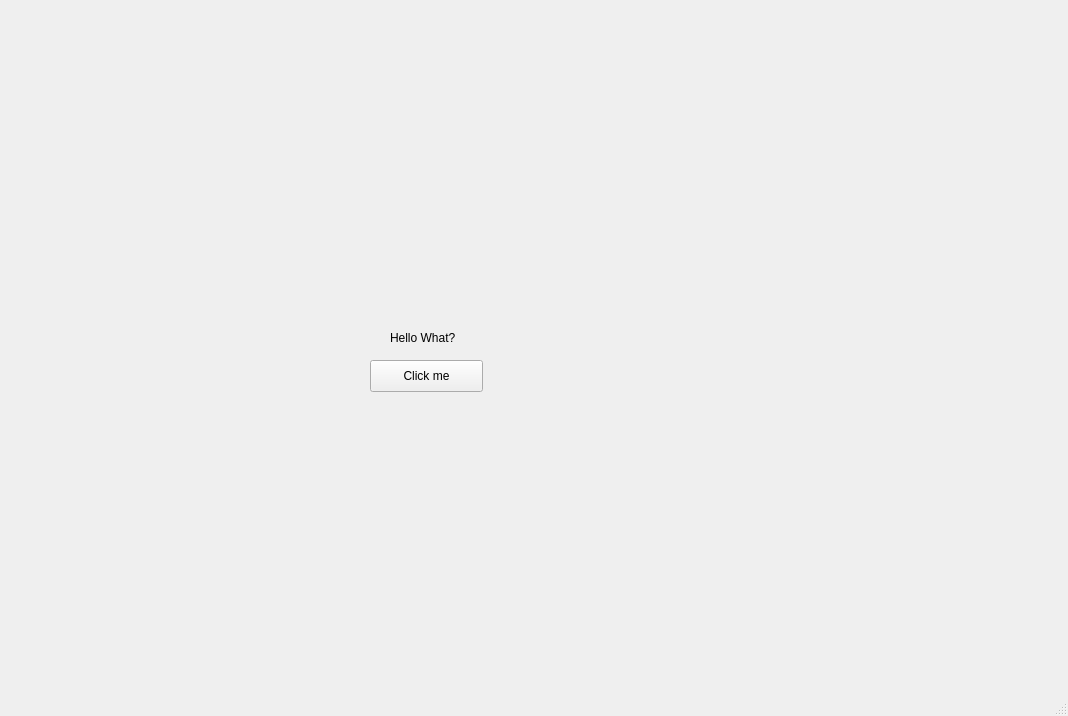
<?xml version="1.0" encoding="UTF-8"?>
<ui version="4.0">
 <class>MainWindow</class>
 <widget class="QMainWindow" name="MainWindow">
  <property name="geometry">
   <rect>
    <x>0</x>
    <y>0</y>
    <width>1068</width>
    <height>716</height>
   </rect>
  </property>
  <property name="windowTitle">
   <string>Hello World</string>
  </property>
  <widget class="QWidget" name="centralwidget">
   <widget class="QLabel" name="label">
    <property name="geometry">
     <rect>
      <x>390</x>
      <y>330</y>
      <width>91</width>
      <height>16</height>
     </rect>
    </property>
    <property name="text">
     <string>Hello What?</string>
    </property>
   </widget>
   <widget class="QPushButton" name="pushButton">
    <property name="geometry">
     <rect>
      <x>370</x>
      <y>360</y>
      <width>113</width>
      <height>32</height>
     </rect>
    </property>
    <property name="text">
     <string>Click me</string>
    </property>
   </widget>
  </widget>
  <widget class="QStatusBar" name="statusbar"/>
 </widget>
 <resources/>
 <connections/>
</ui>
